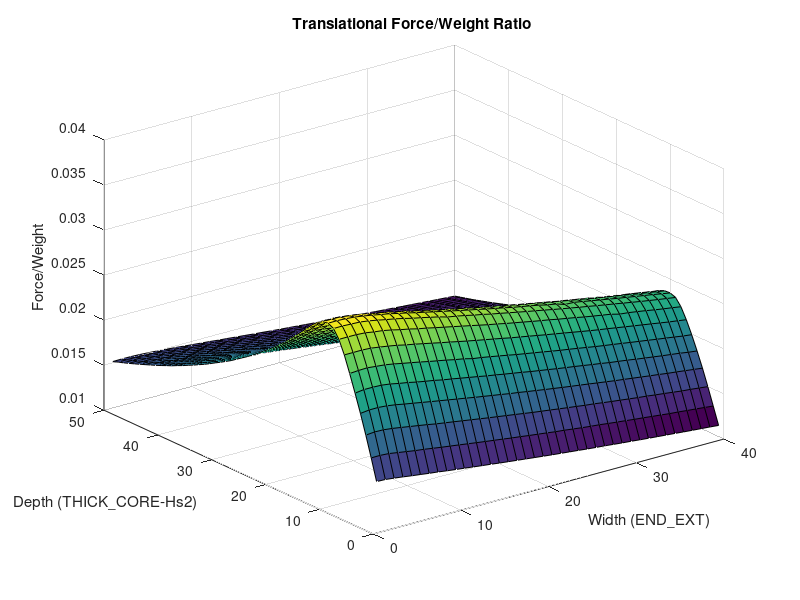
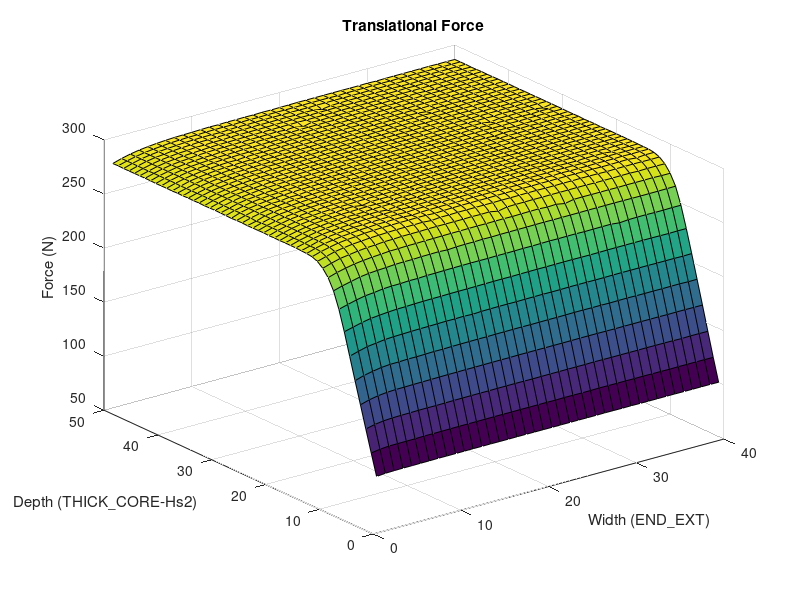
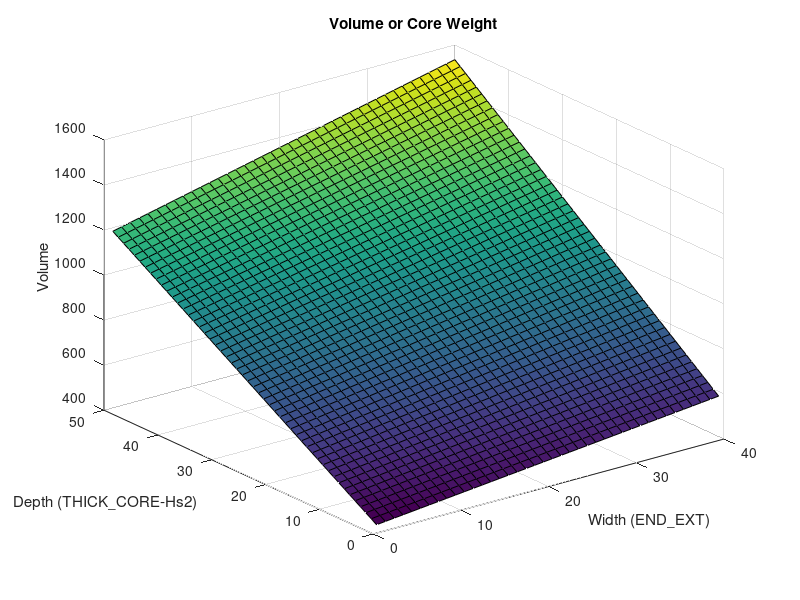
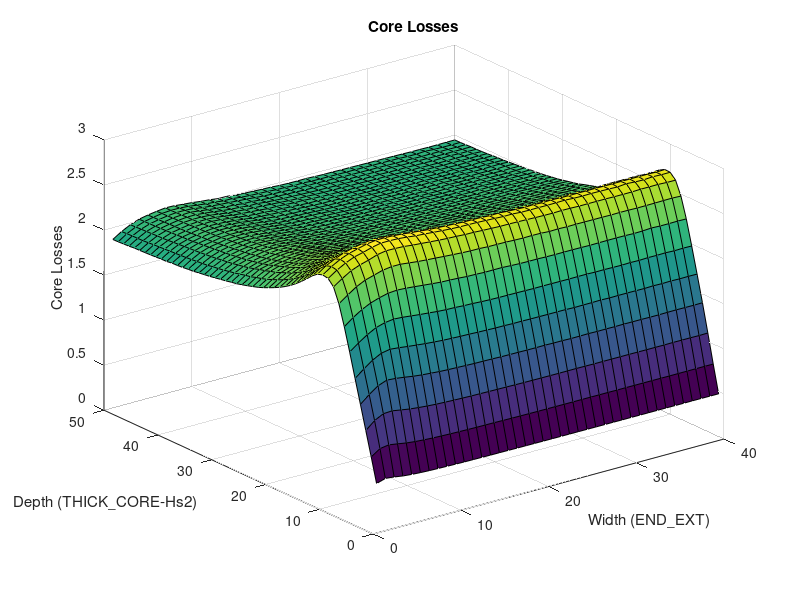

The MATLAB script that drew these images, in order:
load('final_results.mat');

figure(1);
surf(outputResultX);
title("Translational Force/Weight Ratio ");
xlabel('Width (END\_EXT)');
ylabel('Depth (THICK\_CORE-Hs2)');
zlabel('Force/Weight');

figure(2);
surf(outputLForcex);
title("Translational Force");
xlabel('Width (END\_EXT)');
ylabel('Depth (THICK\_CORE-Hs2)');
zlabel('Force (N)');

figure(7);
surf(outputLForcey);
title("Lateral Force");
xlabel('Width (END\_EXT)');
ylabel('Depth (THICK\_CORE-Hs2)');
zlabel('Force (N)');

figure(3);
surf(inputVolume);
title("Volume or Core Weight");
xlabel('Width (END\_EXT)');
ylabel('Depth (THICK\_CORE-Hs2)');
zlabel('Volume');

figure(4);
surf(outputHLosses);
title("Core Losses");
xlabel('Width (END\_EXT)');
ylabel('Depth (THICK\_CORE-Hs2)');
zlabel('Core Losses');

figure(5);
surf(outputHLosses.*inputVolume);
title("Core Losses x Core Volume");
xlabel('Width (END\_EXT)');
ylabel('Depth (THICK\_CORE-Hs2)');
zlabel('Core Losses/Core Volume');
